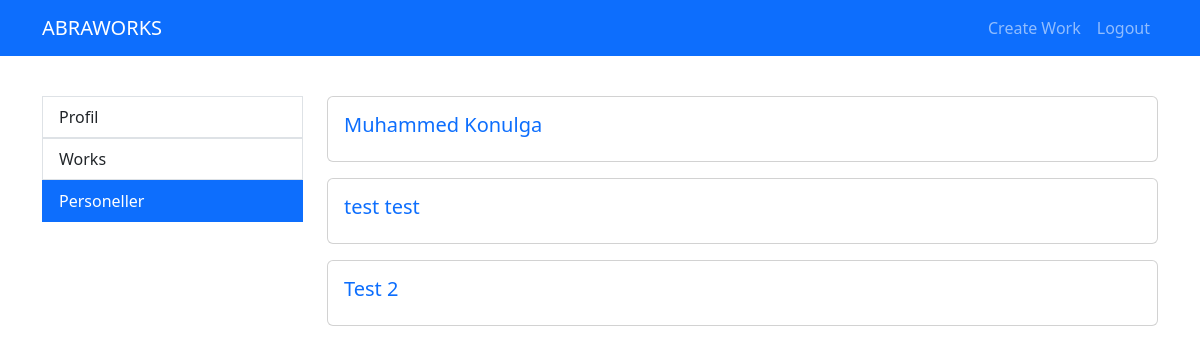
The app's page /api/auth/staffs/ (signed in), older data.
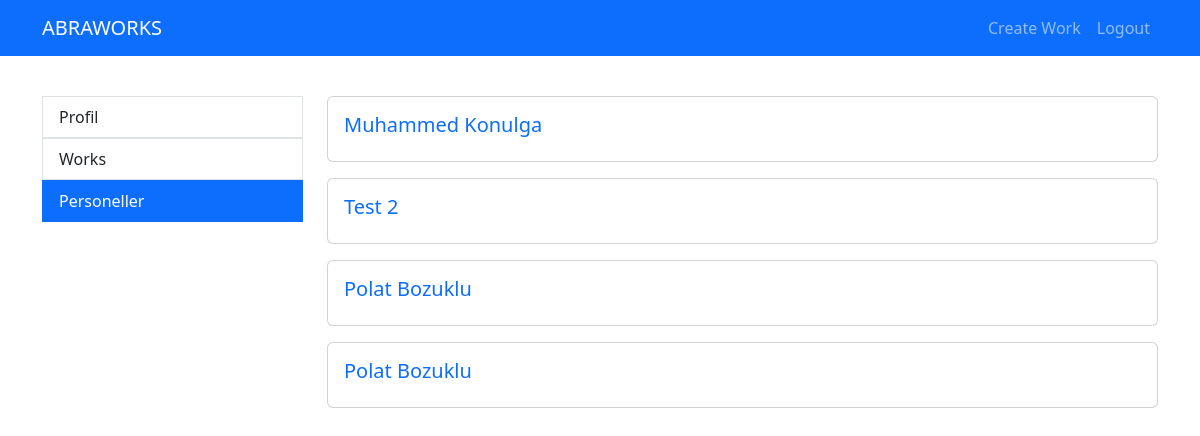
The same page, newer data.
### members/models.py (models this page shows, shortened)
class CustomUser(AbstractUser):
    email = models.CharField(max_length=200, unique=True)
    role = models.ForeignKey(Role, on_delete=models.CASCADE, null=True, blank=True)
    username = models.CharField(max_length=50, unique=True)
    objects = CustomUserManager()
    first_name = models.CharField(max_length=30, blank=True)
    last_name = models.CharField(max_length=30, blank=True)
    is_active = models.BooleanField(default=True)
    is_staff = models.BooleanField(default=False)
    is_superuser = models.BooleanField(default=False)
    slug = models.SlugField(blank=True, unique=True, db_index=True, editable = False, null=True)
    USERNAME_FIELD = 'email'
    REQUIRED_FIELDS = ['username']

### members/views.py (the view)
# urls.py: path('staffs/', views.staffs, name='staffs'),
def staffs(request):
    context = {
        "staffs": CustomUser.objects.all()
    }
    return render(request, 'dynamic/staffs.html', context)

### members/templates/dynamic/staffs.html (shortened to what this page needs)
{% extends "app/base.html" %}
{% block content %}
{% if user.is_authenticated %}
<div class="container mt-3">
    <div class="row">
        {% include 'app/partials/_sidebar.html' %}
        <div class="col-9">
            {% for staff in staffs %}
                {% include "partials/_staffCard.html" %}
            {% endfor %}
        </div>
        </div>
    </div>
{% endif %}
{% endblock %}

### members/templates/partials/_staffCard.html
<div class="card w-100 mb-3">
  <a href = {% url 'staffView' staff.slug%}  style="text-decoration:none; color:black;">
    <div class="card-body">
      <h5 class="card-title text-primary">
         {{staff.first_name}}  {{staff.last_name}}
      </h5>
    </div>
  </a>
  </div>

Row changes from the older to the newer data that the page shows:
removed CustomUser: first_name "test", last_name "test"
added CustomUser: first_name "Polat", last_name "Bozuklu"
added CustomUser: first_name "Polat", last_name "Bozuklu"
